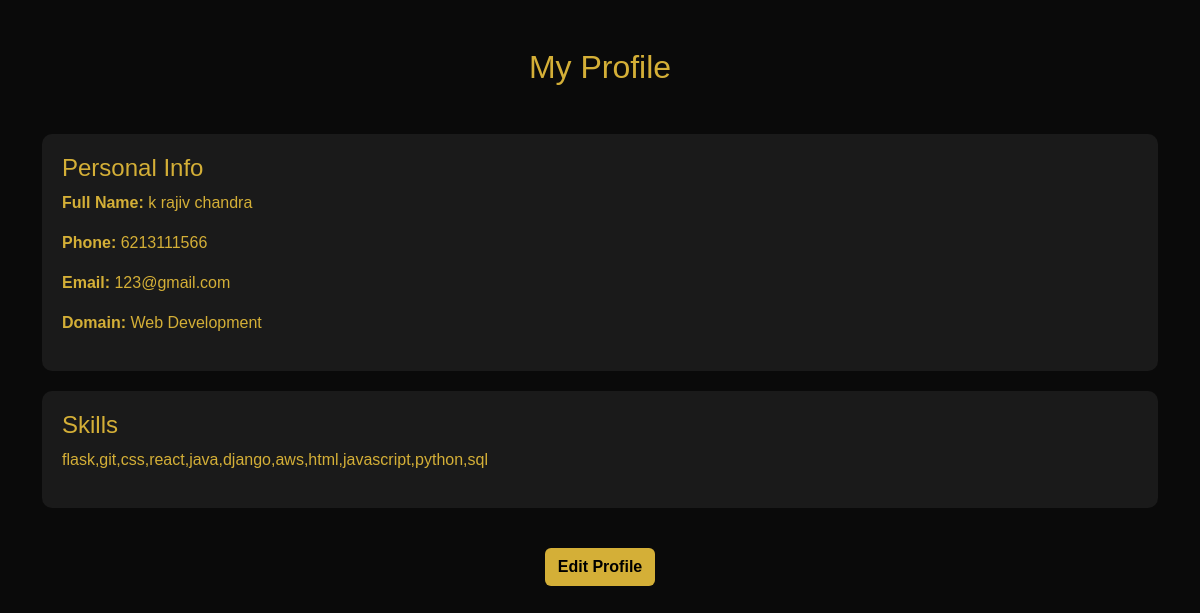
Screenshot of /profile (signed in) with the database file from the repository.
### tables this page shows
CREATE TABLE users (
            id INTEGER PRIMARY KEY AUTOINCREMENT,
            username TEXT UNIQUE NOT NULL,
            email TEXT UNIQUE NOT NULL,
            password TEXT NOT NULL,
            fullname TEXT,
            contact TEXT,
            resume TEXT,
            skills TEXT,
            domain TEXT
        );

### app.py (the view)
@app.route("/profile")
def profile():
    if "user_id" not in session:
        return redirect(url_for("login"))
    conn = get_db_connection()
    user = conn.execute("SELECT * FROM users WHERE id = ?", (session["user_id"],)).fetchone()
    conn.close()
    return render_template("profile.html", user=user)

### app.py (called while the page is built)
def get_db_connection():
    conn = sqlite3.connect("users.db")
    conn.row_factory = sqlite3.Row
    return conn

### templates/profile.html (shortened to what this page needs)
<!DOCTYPE html>
<html lang="en">
<head>
<link href="https://cdn.jsdelivr.net/npm/bootstrap@5.3.2/dist/css/bootstrap.min.css" rel="stylesheet">
</head>
<body class="container py-5">
<h2 class="text-center mb-5">My Profile</h2>
<div class="section-card">
  <h4>Personal Info</h4>
  <p><b>Full Name:</b> {{ user[4] }}</p>
  <p><b>Phone:</b> {{ user[5] }}</p>
  <p><b>Email:</b> {{ user[2] }}</p>
  <p><b>Domain:</b> {{ user[8] }}</p>
</div>
<div class="section-card">
  <h4>Skills</h4>
  {% if user[7] %}
    <p>{{ user[7] }}</p>
  {% else %}
    <p>No skills extracted.</p>
  {% endif %}
</div>
<div class="text-center">
  <a href="{{ url_for('edit_profile') }}" class="btn btn-custom">Edit Profile</a>
</div>
</body>
</html>

### templates/profile.html (style rules this page uses)
body { background: #0a0a0a; color: #d4af37; font-family: Arial, sans-serif; }
.section-card { background: #1a1a1a; padding: 20px; border-radius: 10px; margin-bottom: 20px; }
.btn-custom { background: #d4af37; color: black; font-weight: bold; margin-top: 20px; }

### rows the page displays
users: fullname "k rajiv chandra", contact "6213111566", email "123@gmail.com", domain "Web Development", skills "flask,git,css,react,java,django,aws,html,javascript,python,sql"
